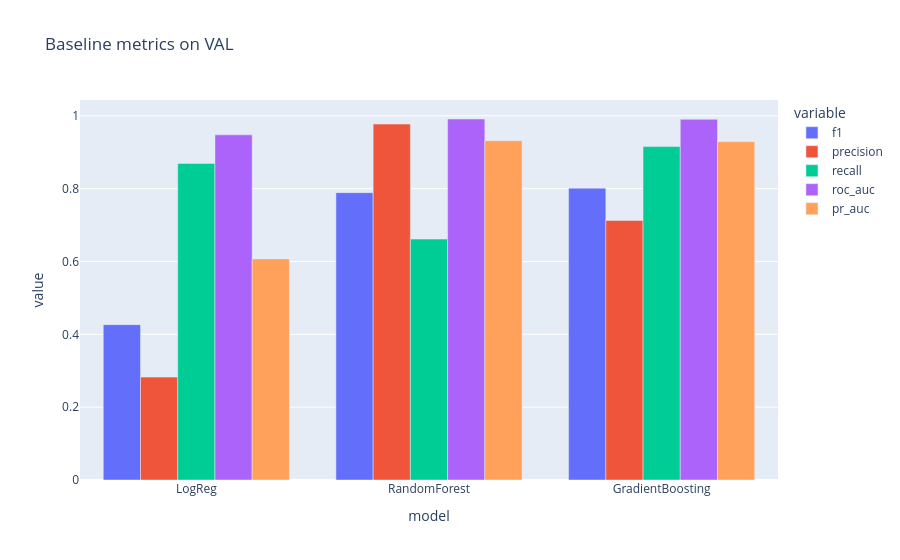

The code cell stored with this chart in its notebook:
### Markdown cell above
## Baseline-модели

Три модели с учётом дисбаланса:
- **LogisticRegression** (`class_weight='balanced'`) с масштабированием.
- **RandomForestClassifier** (`class_weight='balanced'`).
- **GradientBoostingClassifier** (sample_weight по классу).

Метрики считаем на val. Threshold=0.5 для первого прохода, позже подберём по F1.

### Code cell
def eval_model(model, X_tr, y_tr, X_va, y_va, name, sample_weight=None):
    if sample_weight is not None:
        model.fit(X_tr, y_tr, sample_weight=sample_weight)
    else:
        model.fit(X_tr, y_tr)
    proba = model.predict_proba(X_va)[:, 1]
    pred = (proba >= 0.5).astype(int)
    return {
        'model': name,
        'f1': f1_score(y_va, pred),
        'precision': precision_score(y_va, pred, zero_division=0),
        'recall': recall_score(y_va, pred),
        'roc_auc': roc_auc_score(y_va, proba),
        'pr_auc': average_precision_score(y_va, proba),
        '_model': model,
        '_proba': proba,
    }

results = []

# 1. Logistic Regression + StandardScaler
logreg = Pipeline([
    ('sc', StandardScaler(with_mean=True)),
    ('lr', LogisticRegression(class_weight='balanced', max_iter=2000,
                              C=1.0, solver='liblinear', random_state=RND)),
])
results.append(eval_model(logreg, X_train_final, y_train, X_val_final, y_val, 'LogReg'))

# 2. Random Forest
rf = RandomForestClassifier(n_estimators=300, max_depth=None, min_samples_leaf=2,
                            class_weight='balanced', n_jobs=-1, random_state=RND)
results.append(eval_model(rf, X_train_final, y_train, X_val_final, y_val, 'RandomForest'))

# 3. Gradient Boosting (через sample_weight для учёта дисбаланса)
sw = np.where(y_train == 1, scale_pos_weight, 1.0)
gb = GradientBoostingClassifier(n_estimators=250, max_depth=3, learning_rate=0.1, random_state=RND)
results.append(eval_model(gb, X_train_final, y_train, X_val_final, y_val, 'GradientBoosting', sample_weight=sw))

results_df = pd.DataFrame([{k: v for k, v in r.items() if not k.startswith('_')} for r in results])
print(results_df.round(4).to_string(index=False))

fig = px.bar(results_df.melt(id_vars='model', value_vars=['f1','precision','recall','roc_auc','pr_auc']),
             x='model', y='value', color='variable', barmode='group',
             title='Baseline metrics on VAL')
FIGS.append(fig)

best_idx = results_df['f1'].idxmax()
best_name = results_df.loc[best_idx, 'model']
print(f'\nBest baseline by F1 on val: {best_name}')

### Figure 1 — Plotly figure (JSON) as saved in the notebook; plotly's stock layout.template omitted (floating-point values rounded to 4 significant figures)
{"data": [{"alignmentgroup": "True", "hovertemplate": "variable=f1<br>model=%{x}<br>value=%{y}<extra></extra>", "legendgroup": "f1", "marker": {"color": "#636efa", "pattern": {"shape": ""}}, "name": "f1", "offsetgroup": "f1", "orientation": "v", "showlegend": true, "textposition": "auto", "type": "bar", "x": ["LogReg", "RandomForest", "GradientBoosting"], "xaxis": "x", "y": [0.4264, 0.789, 0.8013], "yaxis": "y"}, {"alignmentgroup": "True", "hovertemplate": "variable=precision<br>model=%{x}<br>value=%{y}<extra></extra>", "legendgroup": "precision", "marker": {"color": "#EF553B", "pattern": {"shape": ""}}, "name": "precision", "offsetgroup": "precision", "orientation": "v", "showlegend": true, "textposition": "auto", "type": "bar", "x": ["LogReg", "RandomForest", "GradientBoosting"], "xaxis": "x", "y": [0.2825, 0.9773, 0.7126], "yaxis": "y"}, {"alignmentgroup": "True", "hovertemplate": "variable=recall<br>model=%{x}<br>value=%{y}<extra></extra>", "legendgroup": "recall", "marker": {"color": "#00cc96", "pattern": {"shape": ""}}, "name": "recall", "offsetgroup": "recall", "orientation": "v", "showlegend": true, "textposition": "auto", "type": "bar", "x": ["LogReg", "RandomForest", "GradientBoosting"], "xaxis": "x", "y": [0.8692, 0.6615, 0.9154], "yaxis": "y"}, {"alignmentgroup": "True", "hovertemplate": "variable=roc_auc<br>model=%{x}<br>value=%{y}<extra></extra>", "legendgroup": "roc_auc", "marker": {"color": "#ab63fa", "pattern": {"shape": ""}}, "name": "roc_auc", "offsetgroup": "roc_auc", "orientation": "v", "showlegend": true, "textposition": "auto", "type": "bar", "x": ["LogReg", "RandomForest", "GradientBoosting"], "xaxis": "x", "y": [0.9477, 0.9912, 0.9904], "yaxis": "y"}, {"alignmentgroup": "True", "hovertemplate": "variable=pr_auc<br>model=%{x}<br>value=%{y}<extra></extra>", "legendgroup": "pr_auc", "marker": {"color": "#FFA15A", "pattern": {"shape": ""}}, "name": "pr_auc", "offsetgroup": "pr_auc", "orientation": "v", "showlegend": true, "textposition": "auto", "type": "bar", "x": ["LogReg", "RandomForest", "GradientBoosting"], "xaxis": "x", "y": [0.6071, 0.9316, 0.929], "yaxis": "y"}], "layout": {"barmode": "group", "legend": {"title": {"text": "variable"}, "tracegroupgap": 0}, "title": {"text": "Baseline metrics on VAL"}, "xaxis": {"anchor": "y", "domain": [0.0, 1.0], "title": {"text": "model"}}, "yaxis": {"anchor": "x", "domain": [0.0, 1.0], "title": {"text": "value"}}}}
